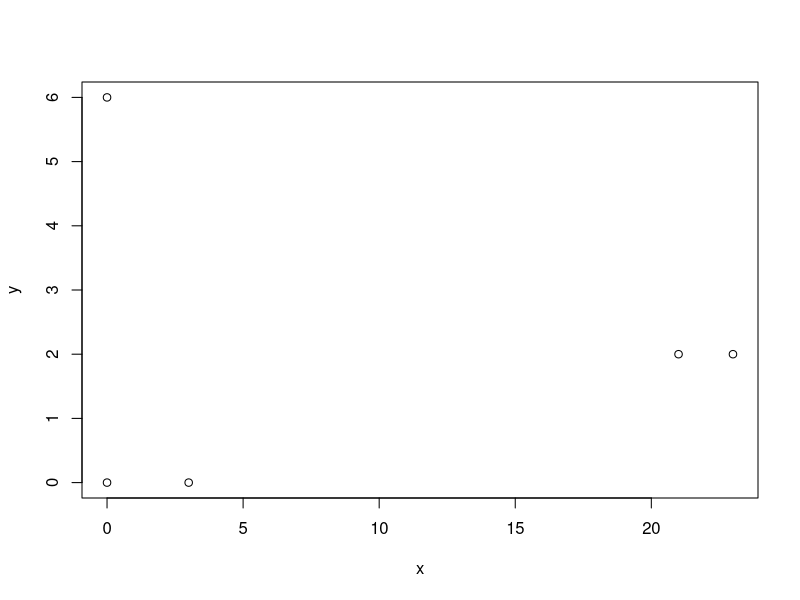
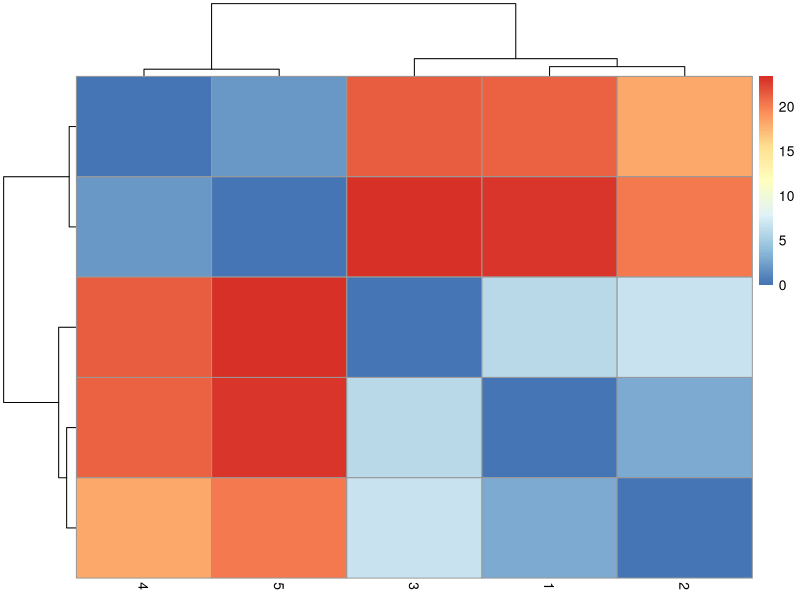
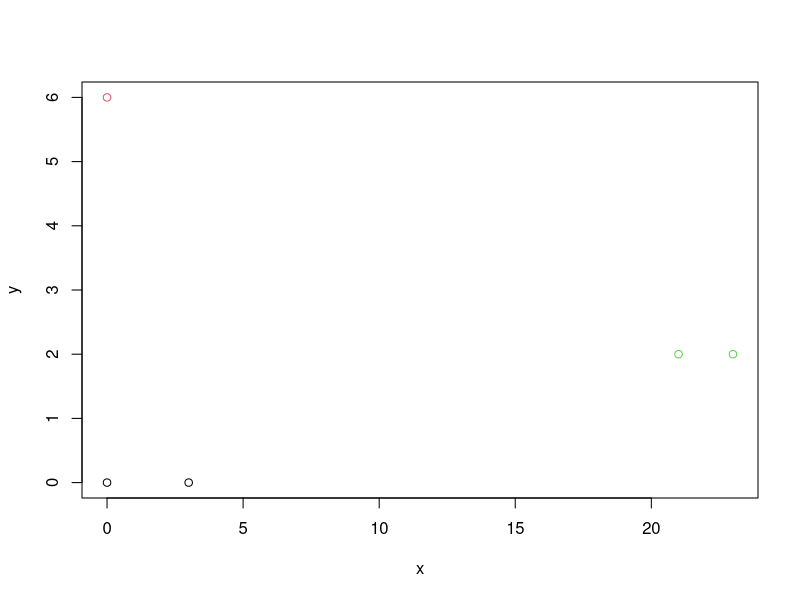
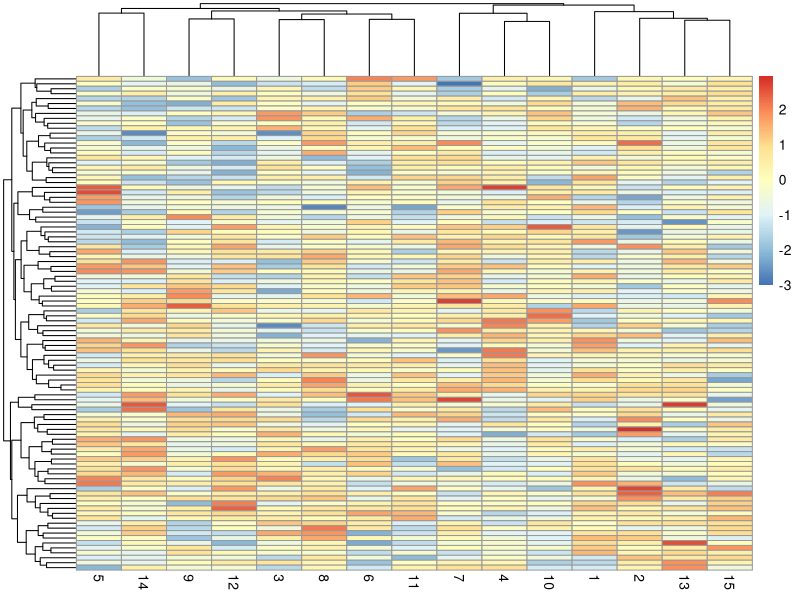
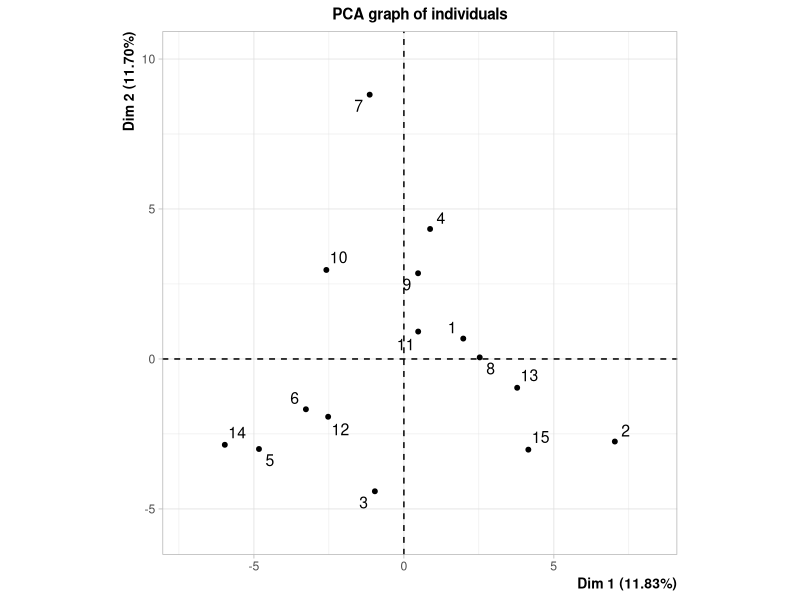
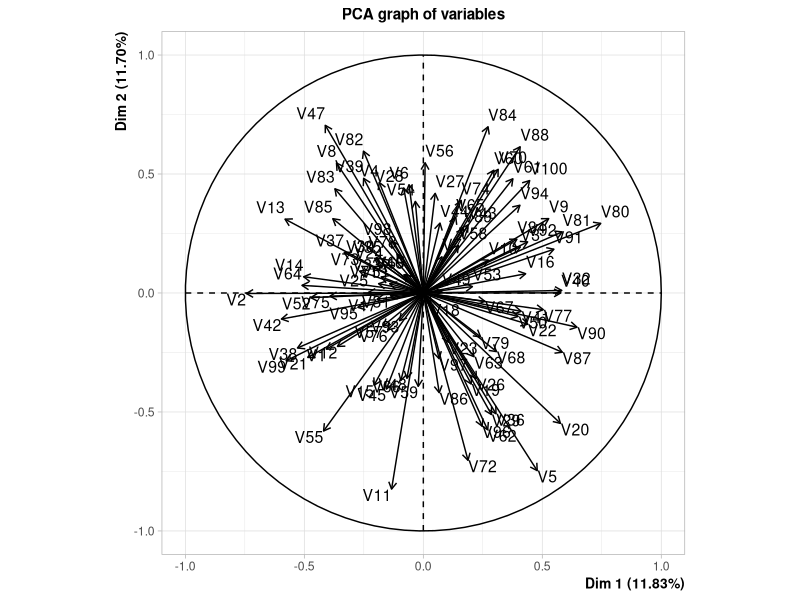

These charts were generated, in order, by the following R code:
##Problem 1

#Plot the given points
x = c(0,3,0,21,23)
y = c(0,0,6,2,2)
plot(x,y)

#Create a matrix to hold all the points, with x and y as rows
m = matrix(nrow=2, ncol=5)
m[1,] = x
m[2,] = y

#We've created our matrix with the x and y coordinates ("genes") as rows
#and the different points ("samples") as columns. This is how most biological
#matrices are organized, but many functions expect it to be the other way
#around, so let's also get the transverse of our matrix
trm = t(m)

#Heatmap and dendrogram. If you haven't already, load the package.
library("pheatmap")
#calculate Euclidean distance between the points
pointsDist = dist(trm, method = "euclidean")
#Draw a heatmap of the distances, with dendrograms from heirarchical clustering
pheatmap(pointsDist, labels_col=seq(from=1, to=5))

##Problem 2

#Run kmeans with k=3. We'll tell the algorithm to choose 5 sets of random
#starting points and give us the most common answer
kclusters = kmeans(trm, centers=3, nstart=5)
#Plot the data, with different colors for the 3 clusters
clus = kclusters$cluster
plot(x, y, col=clus)

## Problem 3

#Generate a matrix of random data for 15 samples, where we've measured the 
#differential RNA levels of 100 genes in every sample. We'll set a seed so
#that everyone's data looks the same.
set.seed(20)
exSample = rnorm(100)
exData = replicate(15, rnorm(100))
#Hierarchical clustering & heatmap
pheatmap(exData, labels_col=seq(from=1, to=15))

#PCA - we'll use a package called FactoMineR for this
library(FactoMineR)
result = PCA(t(exData))
